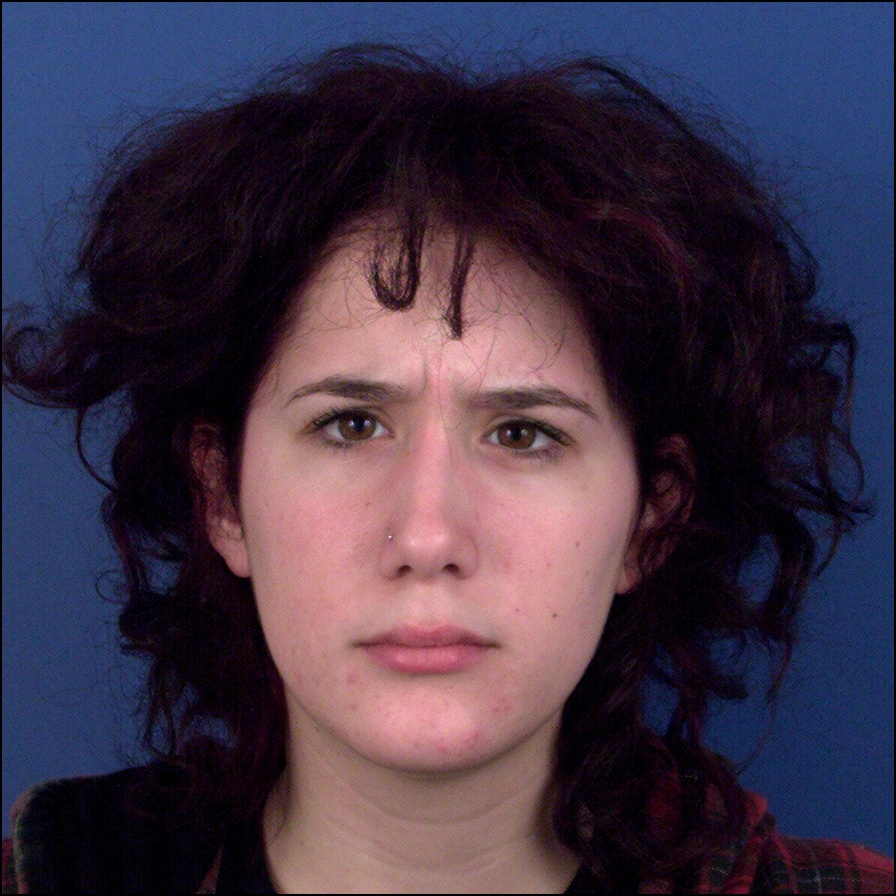
#> input picture AICourseWork/Code/emotionCrop/Images/Anger/006_an_000_0050.jpg, 896 x 896 px; its folder holds only this picture in this run
$ python crop.py   (Python 2 division)
#> lines starting #> are read from the running program, lines starting #| are printed output that depends on the picture
import cv2
import glob

faceDet = cv2.CascadeClassifier("haarcascade_frontalface_default.xml")
faceDet_two = cv2.CascadeClassifier("haarcascade_frontalface_alt2.xml")
faceDet_three = cv2.CascadeClassifier("haarcascade_frontalface_alt.xml")
faceDet_four = cv2.CascadeClassifier("haarcascade_frontalface_alt_tree.xml")

emotions = ["anger", "disgust", "fear", "joy", "sadness", "surprise"] #Define emotions

def detect_faces(emotion):
#> called with emotion = 'anger'
    files = glob.glob("Images\\%s\\*" %emotion) #Get list of all images with emotion

    filenumber = 0
    for f in files:
        frame = cv2.imread(f) #Open image
#> frame is the input picture: shape (896, 896, 3); mean B, G, R 69.7, 51.3, 63.6
        gray = cv2.cvtColor(frame, cv2.COLOR_BGR2GRAY) #Convert image to grayscale
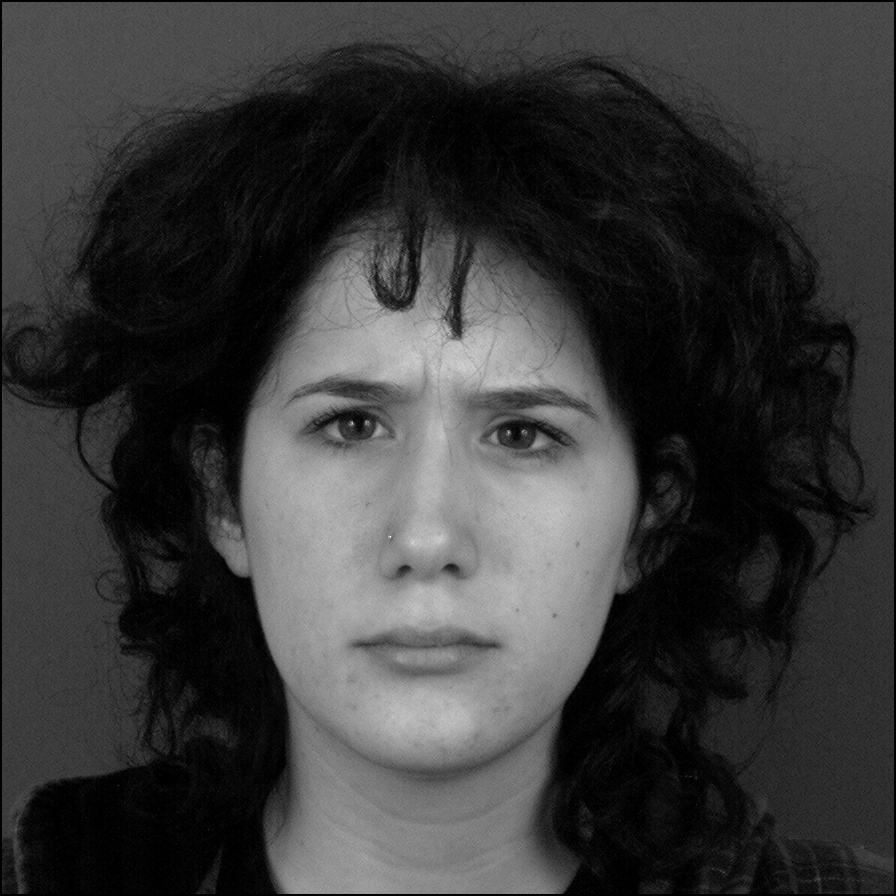
#> gray: shape (896, 896); min 0, max 244, mean 57.1

        #Detect face using 4 different classifiers
        face = faceDet.detectMultiScale(gray, scaleFactor=1.1, minNeighbors=10, minSize=(5, 5), flags=cv2.CASCADE_SCALE_IMAGE)
#> face = [[192, 251, 484, 484]]
        face_two = faceDet_two.detectMultiScale(gray, scaleFactor=1.1, minNeighbors=10, minSize=(5, 5), flags=cv2.CASCADE_SCALE_IMAGE)
#> face_two = [[190, 247, 483, 483]]
        face_three = faceDet_three.detectMultiScale(gray, scaleFactor=1.1, minNeighbors=10, minSize=(5, 5), flags=cv2.CASCADE_SCALE_IMAGE)
#> face_three = [[188, 243, 494, 494]]
        face_four = faceDet_four.detectMultiScale(gray, scaleFactor=1.1, minNeighbors=10, minSize=(5, 5), flags=cv2.CASCADE_SCALE_IMAGE)
#> face_four = [[208, 258, 458, 458]]

        #Go over detected faces, stop at first detected face, return empty if no face.
        if len(face) == 1:
            facefeatures = face
#> facefeatures = [[192, 251, 484, 484]]
        elif len(face_two) == 1:
            facefeatures = face_two
        elif len(face_three) == 1:
            facefeatures = face_three
        elif len(face_four) == 1:
            facefeatures = face_four
        else:
            facefeatures = ""

        #Cut and save face
        for (x, y, w, h) in facefeatures: #get coordinates and size of rectangle containing face
            print "face found in file: %s" %f
            gray = gray[y:y+h, x:x+w] #Cut the frame to size

            try:
                out = cv2.resize(gray, (350, 350)) #Resize face so all images have same size
                cv2.imwrite("dataset\\%s\\%s.jpg" %(emotion, filenumber), out) #Write image
            except:
               pass #If error, pass file
#> this loop made 1 pass
#| face found in file: AICourseWork/Code/emotionCrop/Images/Anger/006_an_000_0050.jpg
#> pass 1, in detect_faces, `gray = gray[y:y+h, x:x+w]`:
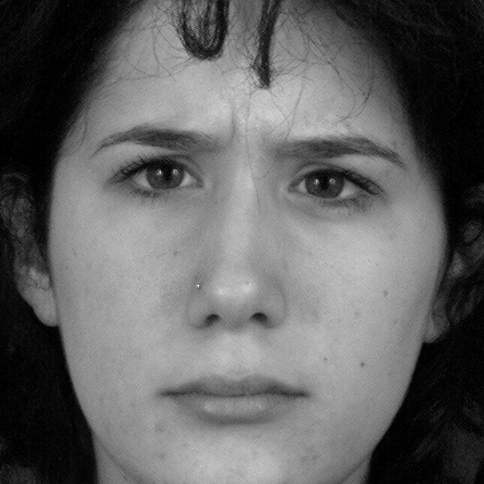
#> gray: shape (484, 484); min 0, max 244, mean 98.8
        filenumber += 1 #Increment image number

for emotion in emotions:
    detect_faces(emotion) #Call functiona
#> pass 2 of the loop `for emotion in emotions:`:
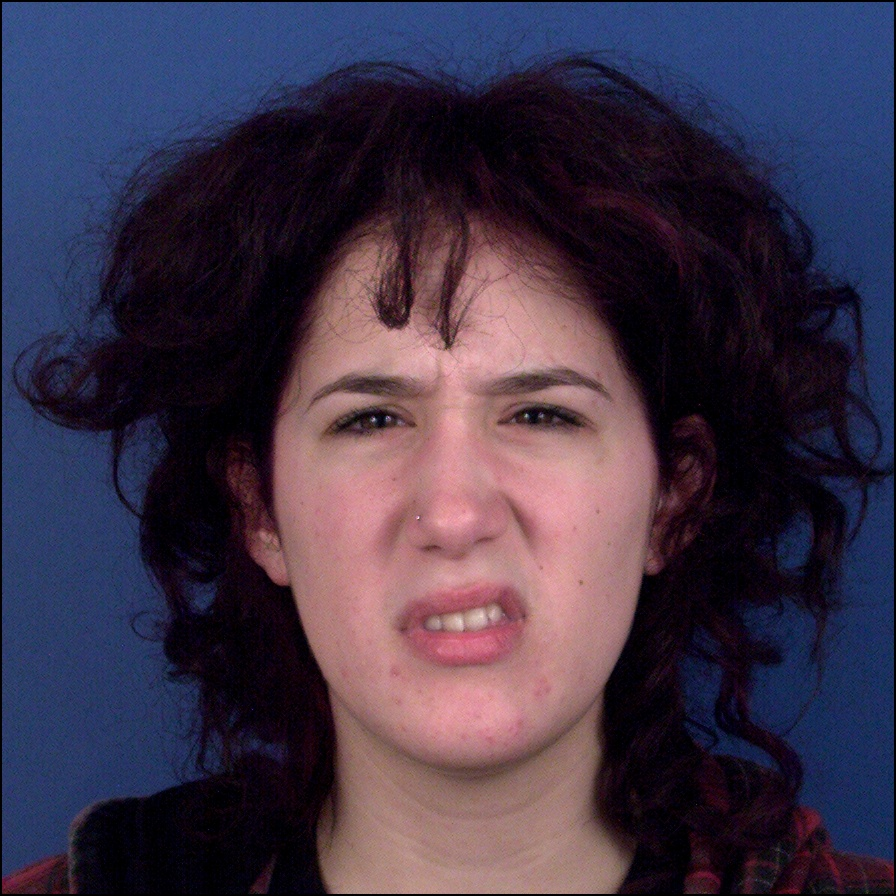
#> input picture AICourseWork/Code/emotionCrop/Images/Disgust/006_di_000_0029.jpg, 896 x 896 px
#> in detect_faces, frame is the input picture: shape (896, 896, 3); mean B, G, R 71.7, 52, 63.1
#> in detect_faces (call 2), `gray = cv2.cvtColor(frame, cv2.COLOR_BGR2GRAY)`:
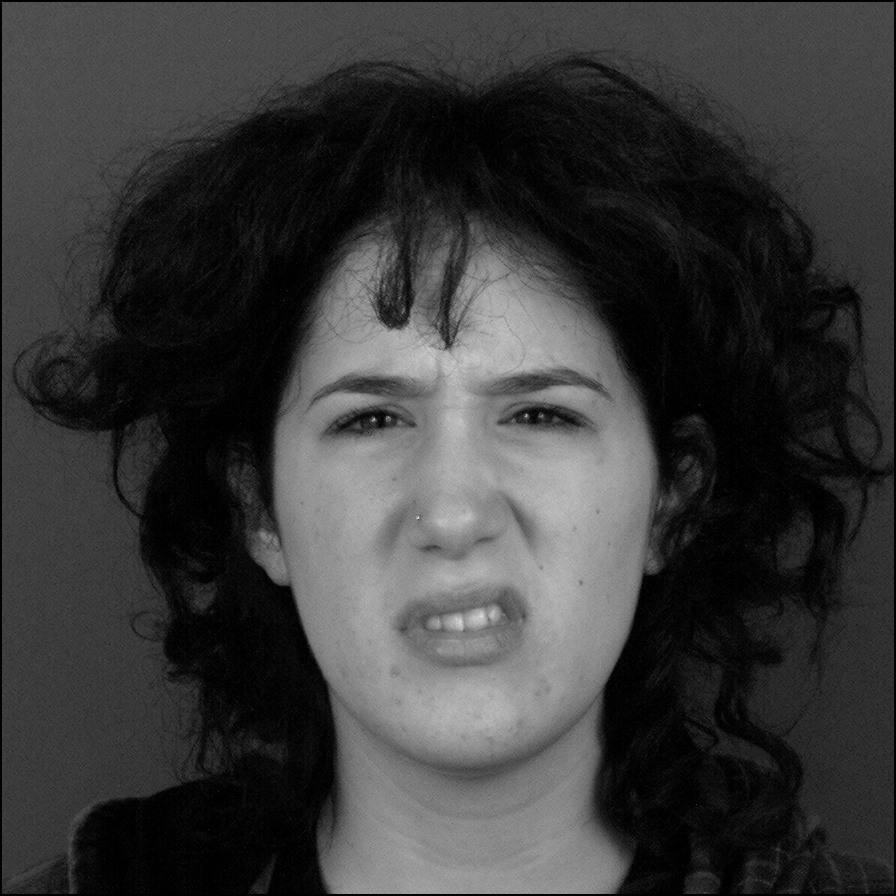
#> gray: shape (896, 896); min 0, max 237, mean 57.6
#> face = [[220, 246, 482, 482]]
#> face_two = [[220, 233, 481, 481]]
#> face_three = [[224, 240, 472, 472]]
#> face_four = ()
#> facefeatures = [[220, 246, 482, 482]]
#> the loop in detect_faces (call 2), `for (x, y, w, h) in facefeatures:` made 1 pass
#> (printed output is left out)
#> pass 1, in detect_faces (call 2), `gray = gray[y:y+h, x:x+w]`:
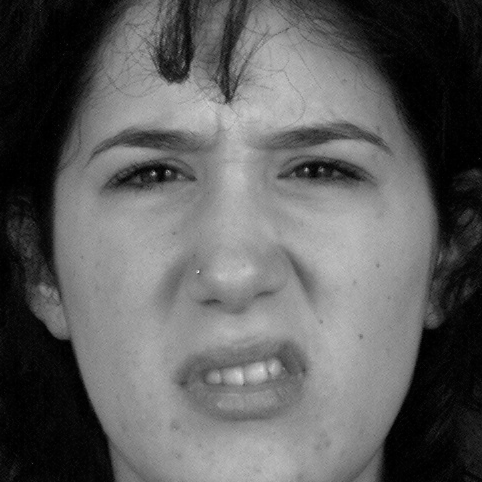
#> gray: shape (482, 482); min 0, max 237, mean 94.9
